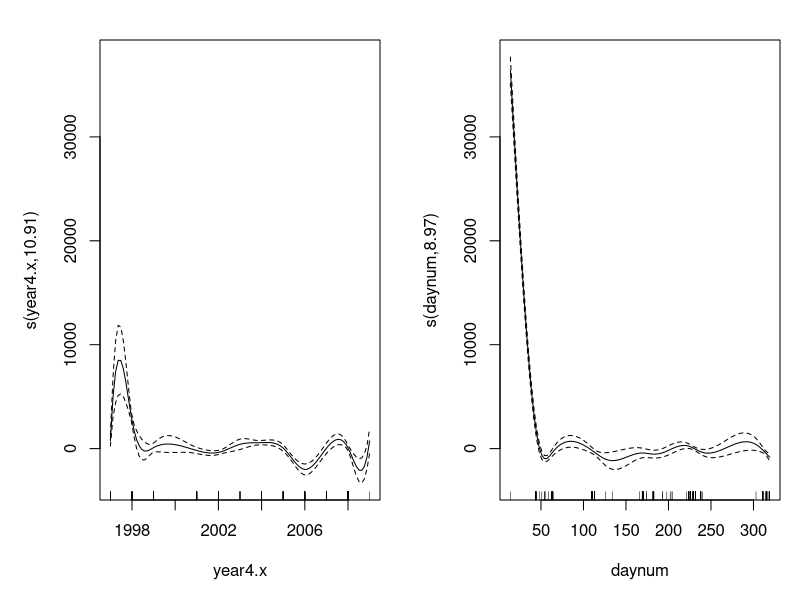
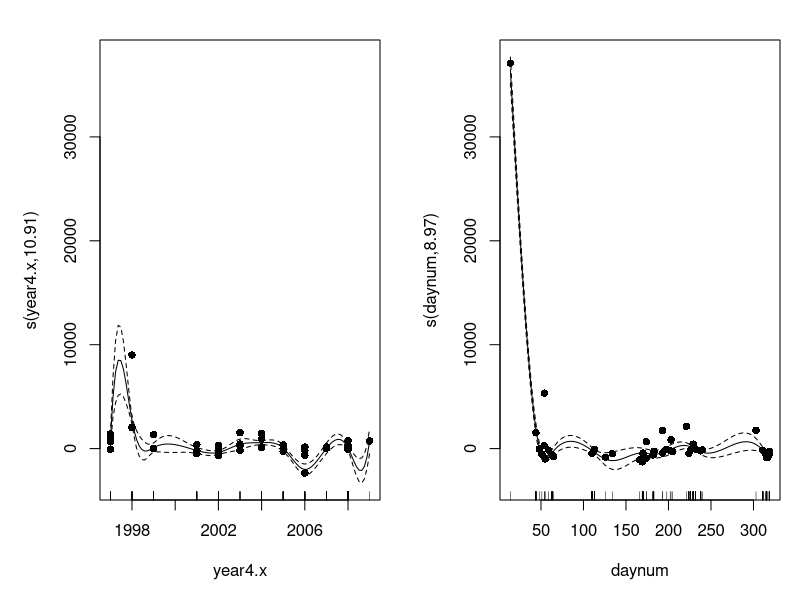

These figures' R source, in order:
library(tidyverse)
library(lubridate)
library(ggplot2)
library(mgcv)

Limnothrixyears <- read_csv("Limnothrixlte_lite3_chloro_datayearonly.csv", 
                       col_types = cols(X1 = col_skip(), X1.x = col_skip(), 
                                        daynum = col_skip(), sampledate = col_date(format = "%m/%d/%Y")))
View(Limnothrixyears)

##Add in daynumber        
Limnothrixyears$daynum<- yday(Limnothrixyears$sampledate)
Limnothrixyears
######daynumb

Limnothrixexperience <- gam(CellBioVol ~ s(year4.x, bs = "gp")+ s(daynum), data=Limnothrixyears)
limn<-plot(Limnothrixexperience, page=1)
limn<- plot(Limnothrixexperience,pages=1,residuals=TRUE,all.terms=TRUE, pch=16)
limn
summary(Limnothrixexperience)

